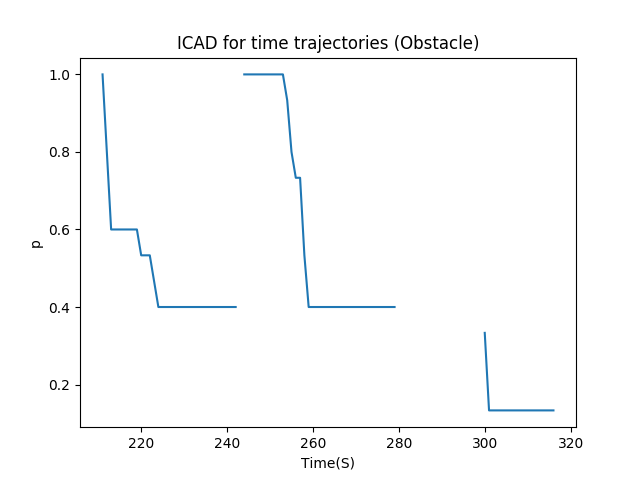

Source code (Python):
#!/usr/bin/python3

#%%
import pandas as pd
import os
import numpy as np

data_directory = "./2/obstacle/"
folders = os.listdir(data_directory)
obstacle_list = []
for folder in folders:
    for file in os.listdir(os.path.join(data_directory, folder)):
        print(folder, file)
        data = pd.read_csv(os.path.join(data_directory, folder, file), usecols=[0,1,2,3,4,5,6,7,8,9])
        data = np.array(data)
        data_obstacle_candidates = data[(data[:,6]>0) & (data[:,7]>0)]
        data_obstacle_candidates_roll_right = np.roll(data_obstacle_candidates, 1, axis=0)
        data_obstacle_candidates_roll_right[0, 7] = 0.0
        filter_array = data_obstacle_candidates[:,7] - data_obstacle_candidates_roll_right[:,7]
        index_array = np.argwhere(filter_array>0.0)
        for i in range(len(index_array)):
            if i+1 == len(index_array):
                obstacle_list.append(data_obstacle_candidates[index_array[i][0]:])
            else:
                obstacle_list.append(data_obstacle_candidates[index_array[i][0]:index_array[i+1][0]])

#%%
import matplotlib.pyplot as plt
#plt.plot(obstacle_list[12][:,6])

#%%
from sklearn.model_selection import train_test_split
X = []
Y = []
for i in range(len(obstacle_list)):
    X.append(obstacle_list[i][:,:8]/[100.0, 100.0, 120.0, 10.0, 120.0, 120.0, 60.0, 60.0])
    Y.append(obstacle_list[i][:,-2:])

X_train, X_calibration, Y_train, Y_calibration = train_test_split(X,Y,test_size=0.2, random_state=42)
print("# of training traj: {}, # of calibration traj: {}".format(len(X_train), len(X_calibration)))

#%%
from scipy.spatial.distance import directed_hausdorff

v = []
k = 5
for i in range(len(X_calibration)):
    v_row = []
    for j in range(len(X_train)):
        v_row.append(directed_hausdorff(X_calibration[i], X_train[j])[0])
    v_row.sort()
    v.append(sum(v_row[0:k]))

#%%
test_obstacle_list = []
test_data_path = "./2/10.csv"
test_data = pd.read_csv(test_data_path, usecols=[0,1,2,3,4,5,6,7,8,9]) 
test_data = np.array(test_data)

traj = np.empty([0,8])
pre_point = np.zeros([8,])
p_list = []
for i in range(len(test_data)):
    current_point = test_data[i][0:8]/[100.0, 100.0, 120.0, 10.0, 120.0, 120.0, 60.0, 60.0]
    if (current_point[7]-pre_point[7]>=0.0):
        traj = np.empty([0,8])
    pre_point = np.copy(current_point)
    if (current_point[6]>0.0 and current_point[7]>0.0):
        traj = np.concatenate((traj, current_point.reshape([1,8])))

    if (current_point[6]>0.0 and current_point[7]>0.0):
        v_row = []
        for j in range(len(X_train)):
            v_row.append(directed_hausdorff(traj, X_train[j])[0])
        v_row.sort()
        alpha = sum(v_row[0:k])
        p = sum(ele > alpha for ele in v) /float(len(v))
        p_list.append(p)
    else:
        p_list.append(None)

plt.figure(1)
plt.title("ICAD for time trajectories (Obstacle)")
plt.xlabel("Time(S)")
plt.ylabel("p")
plt.plot(p_list)

plt.show()
